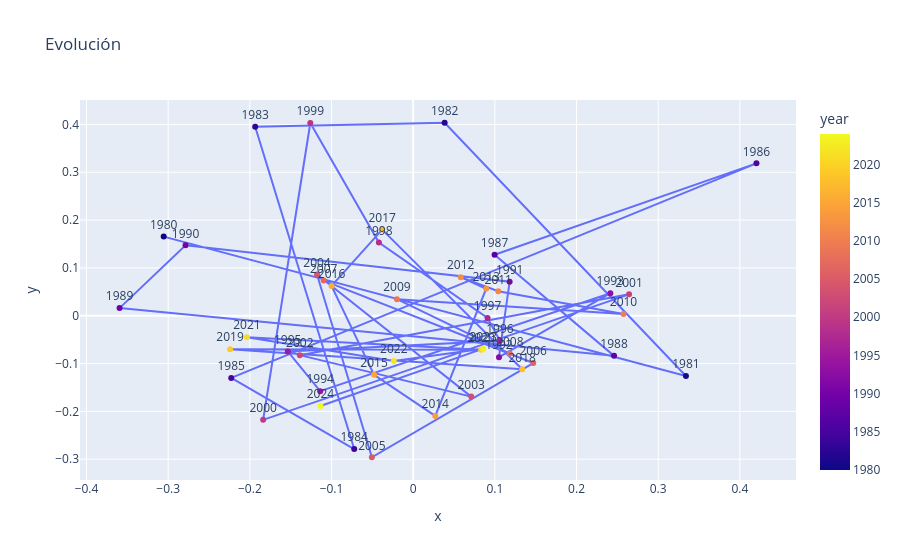

Here is the notebook cell this chart was saved with:
### Code cell
vectores = np.array([item["vector"] for item in historia]) #array que contiene los vectores de cada año
years = [item["year"] for item in historia] #para reetiquetar los puntos de acuerdo a su año

# Reducir a 2D
pca = PCA(n_components=2) #Aplanar las 16 mensiones de cada embedding (out_channels=16) a unicamente 2 (coordenadas x,y)
pca_result = pca.fit_transform(vectores) #hacemos uso del algoritmo de pca

# DataFrame para poder graficarlo por medio de Plotly
df_trayectoria = pd.DataFrame({
    'x': pca_result[:, 0], #Todas las filas, pero solo la columna 0, es decir, el eje x
    'y': pca_result[:, 1], #Todas las filas, pero solo la columna 1, es decir, el eje y
    'year': years,
    'label': [str(y) for y in years] 
})

#Graficar la Trayectoria
fig = px.scatter(df_trayectoria, x='x', y='y', 
                 text='label', 
                 color='year',
                 title="Evolución")

# líneas para conectar los puntos
fig.update_traces(mode='lines+markers+text', textposition='top center')

fig.show()

### Figure 1 — Plotly figure (JSON) as saved in the notebook; plotly's stock layout.template omitted (floating-point values rounded to 4 significant figures)
{"data": [{"hovertemplate": "x=%{x}<br>y=%{y}<br>label=%{text}<br>year=%{marker.color}<extra></extra>", "legendgroup": "", "marker": {"color": [1980, 1981, 1982, 1983, 1984, 1985, 1986, 1987, 1988, 1989, 1990, 1991, 1992, 1993, 1994, 1995, 1996, 1997, 1998, 1999, 2000, 2001, 2002, 2003, 2004, 2005, 2006, 2007, 2008, 2009, 2010, 2011, 2012, 2013, 2014, 2015, 2016, 2017, 2018, 2019, 2020, 2021, 2022, 2023, 2024], "coloraxis": "coloraxis", "symbol": "circle"}, "mode": "lines+markers+text", "name": "", "orientation": "v", "showlegend": false, "text": ["1980", "1981", "1982", "1983", "1984", "1985", "1986", "1987", "1988", "1989", "1990", "1991", "1992", "1993", "1994", "1995", "1996", "1997", "1998", "1999", "2000", "2001", "2002", "2003", "2004", "2005", "2006", "2007", "2008", "2009", "2010", "2011", "2012", "2013", "2014", "2015", "2016", "2017", "2018", "2019", "2020", "2021", "2022", "2023", "2024"], "textposition": "top center", "type": "scatter", "x": [-0.3055, 0.334, 0.03851, -0.1935, -0.07221, -0.2228, 0.4203, 0.09965, 0.246, -0.3596, -0.2788, 0.1181, 0.105, 0.2414, -0.1139, -0.1536, 0.1063, 0.09103, -0.04204, -0.126, -0.1837, 0.2643, -0.1389, 0.07103, -0.1178, -0.05061, 0.147, -0.1096, 0.1183, -0.01993, 0.2575, 0.1041, 0.05811, 0.08936, 0.02702, -0.04793, -0.09997, -0.03798, 0.1335, -0.2242, 0.08317, -0.2035, -0.02376, 0.08573, -0.1136], "xaxis": "x", "y": [0.1654, -0.1261, 0.4036, 0.395, -0.2788, -0.1301, 0.3187, 0.1275, -0.08393, 0.01594, 0.1474, 0.0712, -0.08675, 0.04714, -0.1578, -0.07461, -0.05225, -0.004795, 0.153, 0.4031, -0.2178, 0.04474, -0.08243, -0.1691, 0.08631, -0.296, -0.09893, 0.07352, -0.07915, 0.03465, 0.003536, 0.05109, 0.08058, 0.05648, -0.2095, -0.1236, 0.06233, 0.1802, -0.1119, -0.06999, -0.071, -0.04486, -0.09443, -0.06889, -0.1888], "yaxis": "y"}], "layout": {"coloraxis": {"colorbar": {"title": {"text": "year"}}, "colorscale": [[0, "#0d0887"], [0.1111, "#46039f"], [0.2222, "#7201a8"], [0.3333, "#9c179e"], [0.4444, "#bd3786"], [0.5556, "#d8576b"], [0.6667, "#ed7953"], [0.7778, "#fb9f3a"], [0.8889, "#fdca26"], [1, "#f0f921"]]}, "legend": {"tracegroupgap": 0}, "title": {"text": "Evolución"}, "xaxis": {"anchor": "y", "domain": [0, 1], "title": {"text": "x"}}, "yaxis": {"anchor": "x", "domain": [0, 1], "title": {"text": "y"}}}}
